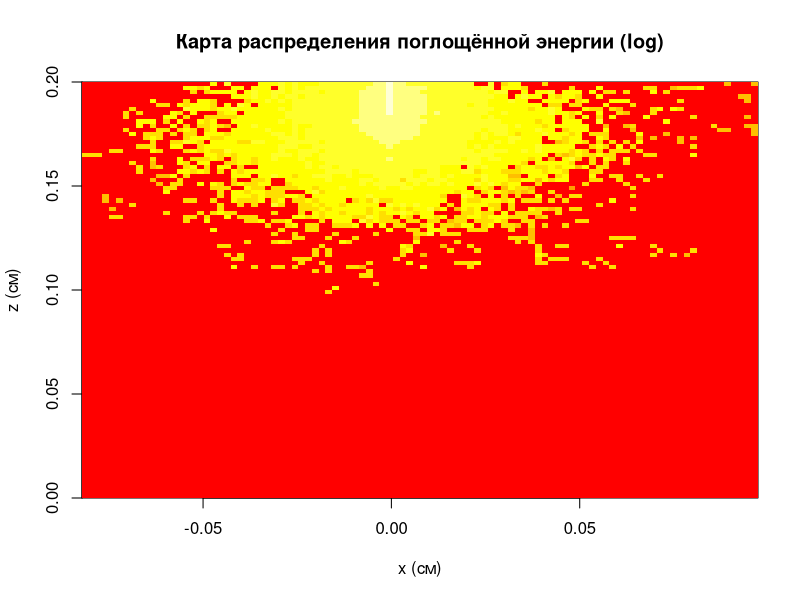

Generate this figure with R:
# Параметры для рулетки
Wp <- 0.0001  # порог веса
m <- 10      # коэффициент для рулетки

matrix_size <- 100  # Количество интервалов по каждой оси

# Определяем параметры слоёв
layers <- data.frame(
  layer = 1:5,
  mu_a = c(32, 23, 40, 23, 46),
  # mu_a = c(1e-12, 1e-12, 1e-12, 1e-12, 1e-12),
  mu_s = c(165, 227, 246, 227, 253),
  g    = c(0.72, 0.72, 0.72, 0.72, 0.72),
  # g    = c(0.972, 0.972, 0.972, 0.972, 0.972),
  d    = c(0.01, 0.02, 0.02, 0.09, 0.06)
)

mu_a_sphere <- 51
mu_s_sphere <- 186
g_sphere <- 0.8
l <- 0.02     # Глубина центра шара, см
r <- 0.01    # Радиус шара, см

# Вычисляем границы слоёв по оси Z
layers$z_start <- c(0, head(cumsum(layers$d), -1))
layers$z_end   <- cumsum(layers$d)
max_depth <- 0.2





# Функция для определения параметров слоя по координате z
get_medium_params <- function(pos, layers, l, r) {
  x <- pos["x"]
  y <- pos["y"]
  z <- pos["z"]
  
  # Проверка, находится ли точка внутри шара
  if (x^2 + y^2 + (z - l)^2 <= r^2) {
    # Параметры неоднородности
    return(data.frame(mu_a = mu_a_sphere, mu_s = mu_s_sphere, g = g_sphere))
  } else {
    # Параметры слоя ткани
    layer_params <- get_layer_params(z, layers)
    if (is.null(layer_params)) {
      return(NULL) # Фотон покинул среду
    } else {
      return(layer_params)
    }
  }
}




# Функция для определения параметров слоя по координате z
get_layer_params <- function(z, layers) {
  idx <- which(z >= layers$z_start & z < layers$z_end)
  if(length(idx) == 0) {
    return(NULL)
  } else {
    return(layers[idx, ])
  }
}





# Функция для генерации угла рассеяния по Хени-Гринштейну
sample_scattering <- function(g) {
  xi <- runif(1)
  if (abs(g) < 1e-6) {
    # Для g, близкого к нулю, фазовая функция становится равномерной
    cos_theta <- 2 * xi - 1
  } else {
    term <- (1 - g^2) / (1 - g + 2 * g * xi)
    cos_theta <- (1 + g^2 - term^2) / (2 * g)
    # Ограничиваем значения, чтобы гарантировать, что cos_theta ∈ [-1, 1]
    # cos_theta <- max(min(cos_theta, 1), -1)
  }
  sin_theta <- sqrt(1 - cos_theta^2)
  phi <- runif(1, 0, 2 * pi)
  
  return(list(cos_theta = cos_theta, sin_theta = sin_theta, phi = phi))
}





# Функция для обновления направления после рассеяния
update_direction <- function(u, scatter) {
  # u - текущий вектор направления (ux, uy, uz)
  cos_theta <- scatter$cos_theta
  sin_theta <- scatter$sin_theta
  phi <- scatter$phi
  
  ux <- u[1]; uy <- u[2]; uz <- u[3]
  
  if(abs(uz) > 0.9999) {
    # Если направление почти вертикальное
    u_new <- c(sin_theta*cos(phi),
               sin_theta*sin(phi),
               sign(uz)*cos_theta)
  } else {
    factor <- sqrt(1 - uz^2)
    u_new <- c(sin_theta*(ux*uz*cos(phi) - uy*sin(phi))/factor + ux*cos_theta,
               sin_theta*(uy*uz*cos(phi) + ux*sin(phi))/factor + uy*cos_theta,
               -sin_theta*cos(phi)*factor + uz*cos_theta)
  }
  # Нормируем вектор 
  u_new <- u_new / sqrt(sum(u_new^2))
  return(u_new)
}





# Функция симуляции одного фотона
simulate_photon <- function(layers, Wp, m, l, r) {
  pos <- c(x = 0, y = 0, z = 0)
  u <- c(0, 0, 1)
  W <- 1
  absorbed_energy <- list()
  
  while(TRUE) {
    current_params <- get_medium_params(pos, layers, l, r)
    if(is.null(current_params)) {
      if(pos["z"] < 0) {
        return(list(status = "reflected", absorption = absorbed_energy))
      } else if(pos["z"] >= max_depth) {
        return(list(status = "transmitted", absorption = absorbed_energy))
      }
    }
    
    mu_a <- current_params$mu_a
    mu_s <- current_params$mu_s
    g    <- current_params$g
    
    # Убедимся, что mu_a и mu_s не слишком малы (меньше машинного эпсилона)
    mu_a <- max(mu_a, 1e-10)  # Минимальное значение для mu_a
    mu_s <- max(mu_s, 1e-10)  # Минимальное значение для mu_s
    
    mu   <- mu_a + mu_s
    
    # Вероятность поглощения
    a1 = runif(1)
    a2 = mu_a / mu
    if (a1 <=  mu_a / mu) {
      absorbed_energy[[length(absorbed_energy) + 1]] <- list(x = pos["x"], z = pos["z"], dW = W)
      return(list(status = "absorbed", absorption = absorbed_energy))
    }
    
    s <- rexp(1, rate = mu)
    pos_new <- pos + s * u
    pos <- pos_new
    
    if(pos["z"] < 0) {
      return(list(status = "reflected", absorption = absorbed_energy))
    } else if(pos["z"] >= max_depth) {
      return(list(status = "transmitted", absorption = absorbed_energy))
    }
    
    dW <- W * (mu_a / mu)
    W <- W - dW
    absorbed_energy[[length(absorbed_energy) + 1]] <- list(x = pos["x"], z = pos["z"], dW = dW)
    
    if(W < Wp) {
      if(runif(1) <= 1/m) {
        W <- m * W
      } else {
        absorbed_energy[[length(absorbed_energy) + 1]] <- list(x = pos["x"], z = pos["z"], dW = W)
        return(list(status = "absorbed", absorption = absorbed_energy))
      }
    }
    
    scatter <- sample_scattering(g)
    u <- update_direction(u, scatter)
  }
}




# Основной цикл симуляции
# set.seed(42)
n_photons <- 10000
n_absorbed <- 0
n_reflected <- 0
n_transmitted <- 0
absorption_all <- list()

for (i in 1:n_photons) {
  res <- simulate_photon(layers, Wp, m, l, r)
  if(res$status == "absorbed") {
    n_absorbed <- n_absorbed + 1
    absorption_all <- c(absorption_all, res$absorption)
  } else if(res$status == "reflected") {
    n_reflected <- n_reflected + 1
  } else if(res$status == "transmitted") {
    n_transmitted <- n_transmitted + 1
  }
}

# Вывод долей
cat("Доля поглощённых фотонов:", n_absorbed / n_photons, "\n")
cat("Доля отражённых фотонов:", n_reflected / n_photons, "\n")
cat("Доля прошедших фотонов:", n_transmitted / n_photons, "\n")

# Построение карты распределения поглощённой энергии
if(length(absorption_all) > 0) {
  abs_df <- do.call(rbind, lapply(absorption_all, function(ev) {
    data.frame(x = ev$x, z = ev$z, dW = ev$dW)
  }))
  
  # Определяем диапазоны координат
  x_range <- range(abs_df$x)
  # Ось Z фиксируется от 0 до max_depth равномерно
  z_range <- c(0, max_depth)
  
  x_bins <- seq(x_range[1], x_range[2], length.out = matrix_size + 1)
  z_bins <- seq(z_range[1], z_range[2], length.out = matrix_size + 1)
  
  energy_matrix <- matrix(0, nrow = matrix_size, ncol = matrix_size)
  
  for(j in 1:nrow(abs_df)) {
    ix <- findInterval(abs_df$x[j], x_bins, rightmost.closed = TRUE)
    iz <- findInterval(abs_df$z[j], z_bins, rightmost.closed = TRUE)
    if(ix >= 1 && ix <= matrix_size && iz >= 1 && iz <= matrix_size) {
      energy_matrix[iz, ix] <- energy_matrix[iz, ix] + abs_df$dW[j]
    }
  }
  
  energy_matrix <- t(energy_matrix)
  energy_matrix <- energy_matrix[, ncol(energy_matrix):1]
  
  eps <- 1e-12
  log_energy_matrix <- log(energy_matrix + eps)
  
  image(x = x_bins, y = z_bins, z = log_energy_matrix,
        xlab = "x (см)", ylab = "z (см)",
        main = "Карта распределения поглощённой энергии (log)",
        col = heat.colors(12))
}